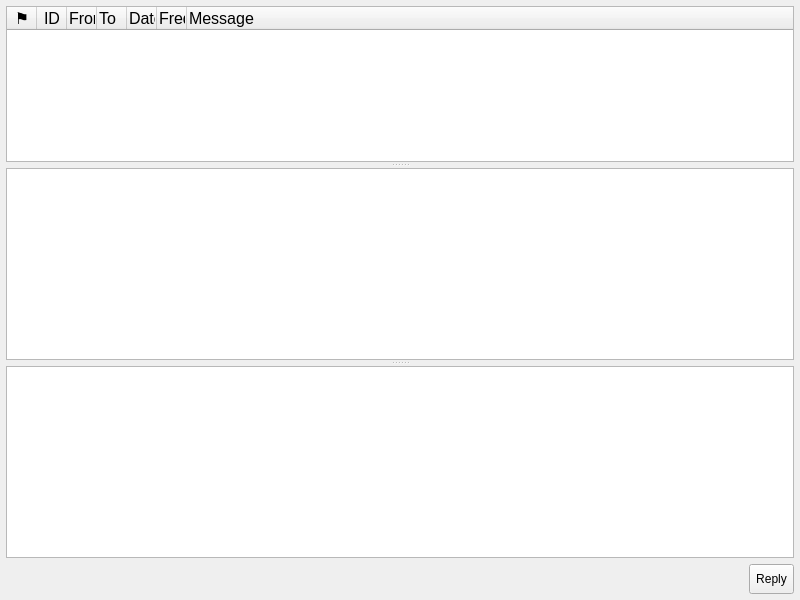
<?xml version="1.0" encoding="UTF-8"?>
<ui version="4.0">
 <class>MessagePanel</class>
 <widget class="QWidget" name="MessagePanel">
  <property name="geometry">
   <rect>
    <x>0</x>
    <y>0</y>
    <width>800</width>
    <height>600</height>
   </rect>
  </property>
  <property name="windowTitle">
   <string>Message History</string>
  </property>
  <layout class="QVBoxLayout" name="verticalLayout_2">
   <property name="leftMargin">
    <number>6</number>
   </property>
   <property name="topMargin">
    <number>6</number>
   </property>
   <property name="rightMargin">
    <number>6</number>
   </property>
   <property name="bottomMargin">
    <number>6</number>
   </property>
   <item>
    <widget class="QSplitter" name="mainSplitter">
     <property name="orientation">
      <enum>Qt::Orientation::Vertical</enum>
     </property>
     <property name="handleWidth">
      <number>6</number>
     </property>
     <widget class="QTableWidget" name="messageTableWidget">
      <property name="sizePolicy">
       <sizepolicy hsizetype="Expanding" vsizetype="Expanding">
        <horstretch>0</horstretch>
        <verstretch>10</verstretch>
       </sizepolicy>
      </property>
      <property name="font">
       <font>
        <pointsize>12</pointsize>
       </font>
      </property>
      <property name="sizeAdjustPolicy">
       <enum>QAbstractScrollArea::SizeAdjustPolicy::AdjustToContentsOnFirstShow</enum>
      </property>
      <property name="autoScroll">
       <bool>true</bool>
      </property>
      <property name="editTriggers">
       <set>QAbstractItemView::EditTrigger::NoEditTriggers</set>
      </property>
      <property name="showDropIndicator" stdset="0">
       <bool>false</bool>
      </property>
      <property name="dragDropOverwriteMode">
       <bool>false</bool>
      </property>
      <property name="alternatingRowColors">
       <bool>true</bool>
      </property>
      <property name="selectionMode">
       <enum>QAbstractItemView::SelectionMode::ExtendedSelection</enum>
      </property>
      <property name="selectionBehavior">
       <enum>QAbstractItemView::SelectionBehavior::SelectRows</enum>
      </property>
      <property name="textElideMode">
       <enum>Qt::TextElideMode::ElideRight</enum>
      </property>
      <property name="gridStyle">
       <enum>Qt::PenStyle::DotLine</enum>
      </property>
      <property name="sortingEnabled">
       <bool>false</bool>
      </property>
      <property name="wordWrap">
       <bool>false</bool>
      </property>
      <attribute name="horizontalHeaderVisible">
       <bool>true</bool>
      </attribute>
      <attribute name="horizontalHeaderCascadingSectionResizes">
       <bool>false</bool>
      </attribute>
      <attribute name="horizontalHeaderMinimumSectionSize">
       <number>20</number>
      </attribute>
      <attribute name="horizontalHeaderDefaultSectionSize">
       <number>30</number>
      </attribute>
      <attribute name="horizontalHeaderHighlightSections">
       <bool>false</bool>
      </attribute>
      <attribute name="horizontalHeaderStretchLastSection">
       <bool>true</bool>
      </attribute>
      <attribute name="verticalHeaderVisible">
       <bool>false</bool>
      </attribute>
      <column>
       <property name="text">
        <string>⚑</string>
       </property>
       <property name="toolTip">
        <string>Read / Unread Status</string>
       </property>
      </column>
      <column>
       <property name="text">
        <string>ID</string>
       </property>
      </column>
      <column>
       <property name="text">
        <string>From</string>
       </property>
       <property name="textAlignment">
        <set>AlignLeading|AlignVCenter</set>
       </property>
      </column>
      <column>
       <property name="text">
        <string>To</string>
       </property>
       <property name="textAlignment">
        <set>AlignLeading|AlignVCenter</set>
       </property>
      </column>
      <column>
       <property name="text">
        <string>Date</string>
       </property>
       <property name="textAlignment">
        <set>AlignLeading|AlignVCenter</set>
       </property>
      </column>
      <column>
       <property name="text">
        <string>Frequency</string>
       </property>
       <property name="textAlignment">
        <set>AlignLeading|AlignVCenter</set>
       </property>
      </column>
      <column>
       <property name="text">
        <string>Message</string>
       </property>
       <property name="textAlignment">
        <set>AlignLeading|AlignVCenter</set>
       </property>
      </column>
     </widget>
     <widget class="QTextEdit" name="messageTextEdit">
      <property name="sizePolicy">
       <sizepolicy hsizetype="Expanding" vsizetype="MinimumExpanding">
        <horstretch>0</horstretch>
        <verstretch>1</verstretch>
       </sizepolicy>
      </property>
      <property name="font">
       <font>
        <pointsize>14</pointsize>
       </font>
      </property>
      <property name="visible">
       <bool>true</bool>
      </property>
      <property name="styleSheet">
       <string notr="true">QTextEdit { /*background-color:#ffeaa7*/; }</string>
      </property>
     </widget>
     <widget class="QTextEdit" name="replytextEdit">
      <property name="sizePolicy">
       <sizepolicy hsizetype="Expanding" vsizetype="MinimumExpanding">
        <horstretch>0</horstretch>
        <verstretch>1</verstretch>
       </sizepolicy>
      </property>
      <property name="visible">
       <bool>false</bool>
      </property>
     </widget>
    </widget>
   </item>
   <item>
    <widget class="QWidget" name="widget" native="true">
     <layout class="QHBoxLayout" name="horizontalLayout">
      <property name="leftMargin">
       <number>0</number>
      </property>
      <property name="topMargin">
       <number>0</number>
      </property>
      <property name="rightMargin">
       <number>0</number>
      </property>
      <property name="bottomMargin">
       <number>0</number>
      </property>
      <item>
       <spacer name="horizontalSpacer">
        <property name="orientation">
         <enum>Qt::Orientation::Horizontal</enum>
        </property>
        <property name="sizeHint" stdset="0">
         <size>
          <width>40</width>
          <height>20</height>
         </size>
        </property>
       </spacer>
      </item>
      <item>
       <widget class="QToolButton" name="replyPushButton">
        <property name="minimumSize">
         <size>
          <width>0</width>
          <height>30</height>
         </size>
        </property>
        <property name="text">
         <string>Reply</string>
        </property>
        <property name="toolButtonStyle">
         <enum>Qt::ToolButtonStyle::ToolButtonTextOnly</enum>
        </property>
        <property name="autoRaise">
         <bool>false</bool>
        </property>
       </widget>
      </item>
     </layout>
    </widget>
   </item>
  </layout>
 </widget>
 <resources/>
 <connections/>
</ui>
